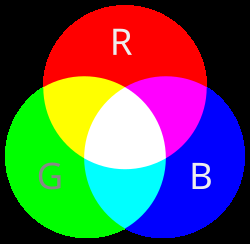
#> input picture OpenCV/images/rgb.png, 250 x 244 px, found by its file name
$ python 05_pixel.py
#> lines starting #> are read from the running program, lines starting #| are printed output that depends on the picture; after the words box and inside, x2 and y2 are one past the last pixel; in counts of white or black regions, pixels touching at a corner belong together
import cv2
import numpy as np

# 가로 640, 세로 460 크기의 검은색 빈 화면 생성
img = np.zeros((460, 640, 3), dtype=np.uint8)

# 일부 영역 (세로 100~200, 가로 200~300)을 흰색으로 색칠
# BGR 순서이므로
img[100:200, 200:300] = (255, 255, 255)

cv2.imshow("Drawing", img)
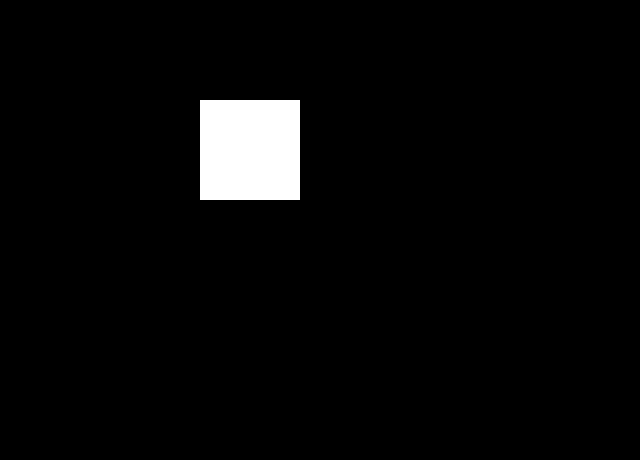
#> window 'Drawing': shape (460, 640, 3); 3.4% white; 1 white region, box (x1, y1, x2, y2) and area: (200, 100, 300, 200) 10000
cv2.waitKey(0)
cv2.destroyAllWindows()

# 이미지 채널 분리와 병합
image = cv2.imread("OpenCV/images/rgb.png")
#> image is the input picture: shape (244, 250, 3); mean B, G, R 87.1, 87.3, 89.9

# 채널 분리 (B,G,R 순서)
b, g, r = cv2.split(image)
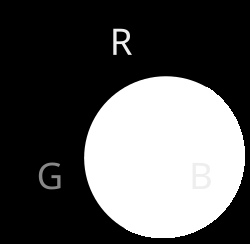
#> b: shape (244, 250); min 0, max 255, mean 87.1
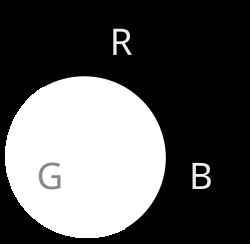
#> g: shape (244, 250); min 0, max 255, mean 87.3
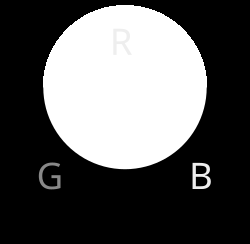
#> r: shape (244, 250); min 0, max 255, mean 89.9

# 개별 채널 출력
cv2.imshow("Blue Channel", b)
cv2.imshow("Green Channel", g)
cv2.imshow("Red Channel", r)

cv2.waitKey(0)
cv2.destroyAllWindows()

# 색상 공간 변환 (BGR -> Gray)
gray_img = cv2.cvtColor(image, cv2.COLOR_BGR2GRAY)
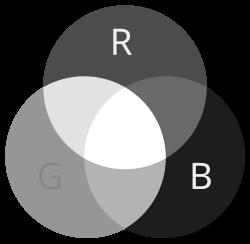
#> gray_img: shape (244, 250); min 0, max 255, mean 88
cv2.imshow("Drawing2", gray_img)
cv2.waitKey(0)
cv2.destroyAllWindows()


# 분리된 채널을 리스트로 묶어 병합
merged_image = cv2.merge([b, g, r])

# 결과 출력
cv2.imshow("Merged Image", merged_image)
cv2.waitKey(0)
cv2.destroyAllWindows()

$ run again, with OpenCV/images/iu.jpg saved as OpenCV/images/rgb.png
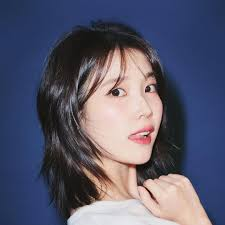
#> input picture OpenCV/images/iu.jpg, 225 x 225 px, found by its file name
#> image is the input picture: shape (225, 225, 3); mean B, G, R 108.1, 88.7, 88.8
#> `b, g, r = cv2.split(image)`:
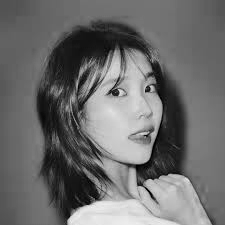
#> b: shape (225, 225); min 0, max 243, mean 108.1
#> `b, g, r = cv2.split(image)`:
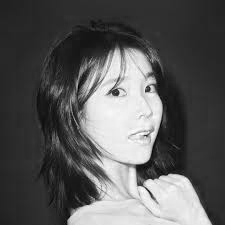
#> r: shape (225, 225); min 1, max 255, mean 88.8
